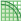

Recreate this plot in Python.
import os
import vtk, qt, ctk, slicer
import logging
from SegmentEditorEffects import *
import numpy as np
import math
import vtkSegmentationCorePython

class SegmentEditorEffect(AbstractScriptedSegmentEditorEffect):
  """This effect uses shrinkwrap, raycasting, remesh, and solidifying algorithms to filter the surface from the input segmentation"""

  def __init__(self, scriptedEffect):
    scriptedEffect.name = 'Wrap Solidify'
    scriptedEffect.perSegment = True # this effect operates on all segments at once (not on a single selected segment)
    AbstractScriptedSegmentEditorEffect.__init__(self, scriptedEffect)

    self.logic = WrapSolidifyLogic()
    self.logic.logCallback = self.addLog

  def clone(self):
    # It should not be necessary to modify this method
    import qSlicerSegmentationsEditorEffectsPythonQt as effects
    clonedEffect = effects.qSlicerSegmentEditorScriptedEffect(None)
    clonedEffect.setPythonSource(__file__.replace('\\','/'))
    return clonedEffect

  def icon(self):
    # It should not be necessary to modify this method
    iconPath = os.path.join(os.path.dirname(__file__), 'SegmentEditorEffect.png')
    if os.path.exists(iconPath):
      return qt.QIcon(iconPath)
    return qt.QIcon()

  def helpText(self):
    return """<html>Create a solid segment from the outer surface or an internal surface of a segment. It is using a combination of shrinkwrapping, projection and solidification algorithms.<br>
    For further information, license, disclaimers and possible research partnerships visit <a href="https://github.com/sebastianandress/Slicer-SurfaceWrapSolidify">this</a> github repository.
    </html>"""

  def activate(self):
    pass

  def deactivate(self):
    self.cleanup()
  
  def cleanup(self):
    pass

  def setupOptionsFrame(self):

    # Load widget from .ui file. This .ui file can be edited using Qt Designer
    # (Edit / Application Settings / Developer / Qt Designer -> launch).
    uiWidget = slicer.util.loadUI(os.path.join(os.path.dirname(__file__), "SegmentEditorEffect.ui"))
    self.scriptedEffect.addOptionsWidget(uiWidget)
    self.ui = slicer.util.childWidgetVariables(uiWidget)

    # Set scene in MRML widgets. Make sure that in Qt designer
    # "mrmlSceneChanged(vtkMRMLScene*)" signal in is connected to each MRML widget's.
    # "setMRMLScene(vtkMRMLScene*)" slot.
    uiWidget.setMRMLScene(slicer.mrmlScene)

    # Order of buttons in the buttongroup must be the same order as the corresponding
    # options in ARG_OPTIONS[].

    self.ui.regionGroup = qt.QButtonGroup()
    self.ui.regionGroup.addButton(self.ui.regionOuterSurfaceRadioButton)
    self.ui.regionGroup.addButton(self.ui.regionLargestCavityRadioButton)
    self.ui.regionGroup.addButton(self.ui.regionSegmentRadioButton)

    self.ui.shellOffsetDirectionGroup = qt.QButtonGroup()
    self.ui.shellOffsetDirectionGroup.addButton(self.ui.shellOffsetInsideRadioButton)
    self.ui.shellOffsetDirectionGroup.addButton(self.ui.shellOffsetOutsideRadioButton)

    self.ui.outputTypeGroup = qt.QButtonGroup()
    self.ui.outputTypeGroup.addButton(self.ui.outputSegmentRadioButton)
    self.ui.outputTypeGroup.addButton(self.ui.outputNewSegmentRadioButton)
    self.ui.outputTypeGroup.addButton(self.ui.outputModelRadioButton)

    # Widget to arguments mapping
    self.valueEditWidgets = {
      ARG_REGION: self.ui.regionGroup,
      ARG_REGION_SEGMENT_ID: self.ui.regionSegmentSelector,
      ARG_CARVE_HOLES_IN_OUTER_SURFACE: self.ui.carveHolesInOuterSurfaceCheckBox,
      ARG_CARVE_HOLES_IN_OUTER_SURFACE_DIAMETER: self.ui.carveHolesInOuterSurfaceDiameterSlider,
      ARG_SPLIT_CAVITIES: self.ui.splitCavitiesCheckBox,
      ARG_SPLIT_CAVITIES_DIAMETER: self.ui.splitCavitiesDiameterSlider,
      ARG_CREATE_SHELL: self.ui.createShellCheckBox,
      ARG_SHELL_THICKNESS: self.ui.shellThicknessSlider,
      ARG_SHELL_OFFSET_DIRECTION: self.ui.shellOffsetDirectionGroup,
      ARG_SHELL_PRESERVE_CRACKS: self.ui.shellPreserveCracksCheckBox,
      ARG_OUTPUT_TYPE: self.ui.outputTypeGroup,
      ARG_OUTPUT_MODEL_NODE: self.ui.outputModelNodeSelector,
      ARG_SMOOTHING_FACTOR: self.ui.smoothingFactorSlider,
      ARG_REMESH_OVERSAMPLING: self.ui.remeshOversamplingSlider,
      ARG_SHRINKWRAP_ITERATIONS: self.ui.iterationsSlider,
      ARG_SAVE_INTERMEDIATE_RESULTS: self.ui.saveIntermediateResultsCheckBox
    }

    # Add connections

    for argName, widget in self.valueEditWidgets.items():
      widgetClassName = widget.metaObject().getClassName()
      if widgetClassName=="qMRMLSliderWidget" or widgetClassName=="ctkSliderWidget":
        widget.connect("valueChanged(double)", self.updateMRMLFromGUI)
      elif widgetClassName=="QCheckBox":
        widget.connect("stateChanged(int)", self.updateMRMLFromGUI)
      elif widgetClassName=="qMRMLNodeComboBox":
        widget.connect("currentNodeChanged(vtkMRMLNode*)", self.updateMRMLFromGUI)
      elif widgetClassName=="QButtonGroup":
        widget.connect("buttonClicked(int)", self.updateMRMLFromGUI)
      elif widgetClassName=="qMRMLSegmentSelectorWidget":
        widget.connect("currentSegmentChanged(QString)", self.updateMRMLFromGUI)
      else:
        raise Exception("Unexpected widget class: {0}".format(widgetClassName))

    self.ui.applyButton.connect('clicked()', self.onApply)

  def createCursor(self, widget):
    return slicer.util.mainWindow().cursor

  def layoutChanged(self):
    pass

  def processInteractionEvents(self, callerInteractor, eventId, viewWidget):
    return False # For the sake of example

  def processViewNodeEvents(self, callerViewNode, eventId, viewWidget):
    pass # For the sake of example

  def setMRMLDefaults(self):
    for (argName, defaultValue) in ARG_DEFAULTS.items():
      self.scriptedEffect.setParameterDefault(argName, defaultValue)

  def updateGUIFromMRML(self):
    parameterNode = self.scriptedEffect.parameterSetNode()
    if not parameterNode:
      return

    # Update values in widgets
    for argName, widget in self.valueEditWidgets.items():
      widgetClassName = widget.metaObject().getClassName()
      oldBlockSignalsState = widget.blockSignals(True)
      if widgetClassName=="qMRMLSliderWidget" or widgetClassName=="ctkSliderWidget":
        widget.value = self.scriptedEffect.doubleParameter(argName)
      elif widgetClassName=="QCheckBox":
        widget.setChecked(self.scriptedEffect.parameter(argName)=='True')
      elif widgetClassName=="qMRMLNodeComboBox":
        widget.setCurrentNodeID(parameterNode.GetNodeReferenceID(argName))
      elif widgetClassName=="QButtonGroup":
        try:
          optionIndex = ARG_OPTIONS[argName].index(self.scriptedEffect.parameter(argName))
        except ValueError:
          optionIndex = 0
        widget.button(-2-optionIndex).setChecked(True)
      elif widgetClassName=="qMRMLSegmentSelectorWidget":
        segmentationNode = parameterNode.GetSegmentationNode()
        segmentId = self.scriptedEffect.parameter(argName)
        if widget.currentNode() != segmentationNode:
          widget.setCurrentNode(segmentationNode)
        widget.setCurrentSegmentID(segmentId)
      else:
        raise Exception("Unexpected widget class: {0}".format(widgetClassName))
      widget.blockSignals(oldBlockSignalsState)

    # Enable/disable dependent widgets
    carveHolesInOuterSurface = (self.scriptedEffect.parameter(ARG_CARVE_HOLES_IN_OUTER_SURFACE) == "True")
    splitCavities = (self.scriptedEffect.parameter(ARG_SPLIT_CAVITIES) == "True")
    createShell = (self.scriptedEffect.parameter(ARG_CREATE_SHELL) == "True")
    region = self.scriptedEffect.parameter(ARG_REGION)
    
    self.valueEditWidgets[ARG_CARVE_HOLES_IN_OUTER_SURFACE].enabled = (region == REGION_OUTER_SURFACE or region == REGION_LARGEST_CAVITY)
    self.valueEditWidgets[ARG_CARVE_HOLES_IN_OUTER_SURFACE_DIAMETER].enabled = (carveHolesInOuterSurface
      and self.valueEditWidgets[ARG_CARVE_HOLES_IN_OUTER_SURFACE].enabled)

    self.valueEditWidgets[ARG_SPLIT_CAVITIES].enabled = region == REGION_LARGEST_CAVITY
    self.valueEditWidgets[ARG_SPLIT_CAVITIES_DIAMETER].enabled = (splitCavities and self.valueEditWidgets[ARG_SPLIT_CAVITIES].enabled)

    self.valueEditWidgets[ARG_REGION_SEGMENT_ID].enabled = (region == REGION_SEGMENT)

    self.valueEditWidgets[ARG_SHELL_THICKNESS].enabled = createShell
    for widget in self.valueEditWidgets[ARG_SHELL_OFFSET_DIRECTION].buttons():
      widget.enabled = createShell
    self.valueEditWidgets[ARG_SHELL_PRESERVE_CRACKS].enabled = createShell

  def updateMRMLFromGUI(self):
    wasModified = self.scriptedEffect.parameterSetNode().StartModify()
    for argName, widget in self.valueEditWidgets.items():
      widgetClassName = widget.metaObject().getClassName()
      if widgetClassName=="qMRMLSliderWidget" or widgetClassName=="ctkSliderWidget":
        self.scriptedEffect.setParameter(argName, widget.value)
      elif widgetClassName=="QCheckBox":
        self.scriptedEffect.setParameter(argName, "True" if widget.isChecked() else "False")
      elif widgetClassName=="qMRMLNodeComboBox":
        self.scriptedEffect.parameterSetNode().SetNodeReferenceID(argName, widget.currentNodeID)
      elif widgetClassName=="QButtonGroup":
        optionName = ARG_OPTIONS[argName][-2-widget.checkedId()]
        self.scriptedEffect.setParameter(argName, optionName)
      elif widgetClassName=="qMRMLSegmentSelectorWidget":
        segmentationNode = self.scriptedEffect.parameterSetNode().GetSegmentationNode()
        if widget.currentNode() != segmentationNode:
          widget.setCurrentNode(segmentationNode)
        segmentId = widget.currentSegmentID()
        self.scriptedEffect.setParameter(argName, segmentId)
      else:
        raise Exception("Unexpected widget class: {0}".format(widgetClassName))
    self.scriptedEffect.parameterSetNode().EndModify(wasModified)

  def addLog(self, text):
    slicer.util.showStatusMessage(text)
    slicer.app.processEvents() # force update

  def onApply(self):

    if self.ui.applyButton.text == 'Cancel':
      self.logic.requestCancel()
      return

    self.scriptedEffect.saveStateForUndo()

    errorMessage = None
    self.ui.applyButton.text = 'Cancel'
    qt.QApplication.setOverrideCursor(qt.Qt.WaitCursor)
    try:
      # Set inputs
      self.logic.segmentationNode = self.scriptedEffect.parameterSetNode().GetSegmentationNode()
      self.logic.segmentId = currentSegmentId = self.scriptedEffect.parameterSetNode().GetSelectedSegmentID()
      self.logic.region = self.scriptedEffect.parameter(ARG_REGION)
      self.logic.regionSegmentId = self.scriptedEffect.parameter(ARG_REGION_SEGMENT_ID) if self.scriptedEffect.parameterDefined(ARG_REGION_SEGMENT_ID) else ""
      self.logic.carveHolesInOuterSurface = (self.scriptedEffect.parameter(ARG_CARVE_HOLES_IN_OUTER_SURFACE) == "True")
      self.logic.carveHolesInOuterSurfaceDiameter = self.scriptedEffect.doubleParameter(ARG_CARVE_HOLES_IN_OUTER_SURFACE_DIAMETER)
      self.logic.splitCavities = (self.scriptedEffect.parameter(ARG_SPLIT_CAVITIES) == "True")
      self.logic.splitCavitiesDiameter = self.scriptedEffect.doubleParameter(ARG_SPLIT_CAVITIES_DIAMETER)
      self.logic.createShell = (self.scriptedEffect.parameter(ARG_CREATE_SHELL) == "True")
      self.logic.shellThickness = self.scriptedEffect.doubleParameter(ARG_SHELL_THICKNESS)
      self.logic.shellOffsetDirection = self.scriptedEffect.parameter(ARG_SHELL_OFFSET_DIRECTION)
      self.logic.shellPreserveCracks = (self.scriptedEffect.parameter(ARG_SHELL_PRESERVE_CRACKS) == "True")
      self.logic.outputType = self.scriptedEffect.parameter(ARG_OUTPUT_TYPE)
      self.logic.outputModelNode = self.scriptedEffect.parameterSetNode().GetNodeReference(ARG_OUTPUT_MODEL_NODE)
      self.logic.remeshOversampling = self.scriptedEffect.doubleParameter(ARG_REMESH_OVERSAMPLING)
      self.logic.smoothingFactor = self.scriptedEffect.doubleParameter(ARG_SMOOTHING_FACTOR)
      self.logic.shrinkwrapIterations = self.scriptedEffect.integerParameter(ARG_SHRINKWRAP_ITERATIONS)
      self.logic.saveIntermediateResults = (self.scriptedEffect.parameter(ARG_SAVE_INTERMEDIATE_RESULTS) == "True")
      # Run the algorithm
      self.logic.applyWrapSolidify()
      # Save the output model node (a new model node may have been created in the logic)
      if self.logic.outputType == OUTPUT_MODEL:
        self.scriptedEffect.parameterSetNode().SetNodeReferenceID(ARG_OUTPUT_MODEL_NODE,
          self.logic.outputModelNode.GetID() if self.logic.outputModelNode else "")

    except Exception as e:
      import traceback
      traceback.print_exc()
      errorMessage = str(e)
    slicer.util.showStatusMessage("")
    self.ui.applyButton.text = 'Apply'
    qt.QApplication.restoreOverrideCursor()
    if errorMessage:
      slicer.util.errorDisplay("Wrap solidify failed: " + errorMessage)


class WrapSolidifyLogic(object):

  def __init__(self):
    self.logCallback = None
    self.cancelRequested = False

    # Inputs
    self.segmentationNode = None
    self.segmentId = None
    self.region = ARG_DEFAULTS[ARG_REGION]
    self.regionSegmentId = None
    self.carveHolesInOuterSurface = ARG_DEFAULTS[ARG_CARVE_HOLES_IN_OUTER_SURFACE]
    self.carveHolesInOuterSurfaceDiameter = ARG_DEFAULTS[ARG_CARVE_HOLES_IN_OUTER_SURFACE_DIAMETER]
    self.splitCavities = ARG_DEFAULTS[ARG_SPLIT_CAVITIES]
    self.splitCavitiesDiameter = ARG_DEFAULTS[ARG_SPLIT_CAVITIES_DIAMETER]
    self.createShell = ARG_DEFAULTS[ARG_CREATE_SHELL]
    self.shellThickness = ARG_DEFAULTS[ARG_SHELL_THICKNESS]
    self.shellOffsetDirection = ARG_DEFAULTS[ARG_SHELL_OFFSET_DIRECTION]
    self.shellPreserveCracks = ARG_DEFAULTS[ARG_SHELL_PRESERVE_CRACKS]
    self.outputType = ARG_DEFAULTS[ARG_OUTPUT_TYPE]
    self.outputModelNode = None
    self.remeshOversampling = ARG_DEFAULTS[ARG_REMESH_OVERSAMPLING]
    self.smoothingFactor = ARG_DEFAULTS[ARG_SMOOTHING_FACTOR]
    self.shrinkwrapIterations = ARG_DEFAULTS[ARG_SHRINKWRAP_ITERATIONS]
    self.saveIntermediateResults = ARG_DEFAULTS[ARG_SAVE_INTERMEDIATE_RESULTS]

    # Temporary variables
    self._inputPd = None
    self._inputSpacing = None

  def requestCancel(self):
    logging.info("User requested cancelling.")
    self.cancelRequested = True

  def _log(self, message):
    if self.logCallback:
      self.logCallback(message)

  def _checkCancelRequested(self):
    if self.cancelRequested:
      self.checkCancelRequested = False
      raise ValueError("Cancel requested")

  def applyWrapSolidify(self):
    """Applies the Shrinkwrap-Raycast-Shrinkwrap Filter, a surface filter, to the selected passed segment.
    """
    self.cancelRequested = False

    self.intermediateResultCounter = 0
    self.previousIntermediateResult = None

    try:
      self._log('Get input data...')
      self._updateInputPd()

      self._log('Create starting region...')
      regionPd = self._getInitialRegionPd()

      shrunkenPd = vtk.vtkPolyData()
      shrunkenPd.DeepCopy(self._shrinkWrap(regionPd))

      if self.region == REGION_LARGEST_CAVITY:
        self._log('Extract largest cavity...')
        shrunkenPd.DeepCopy(self._extractCavity(shrunkenPd))

      self._log('Smoothing...')
      shrunkenPd.DeepCopy(WrapSolidifyLogic._smoothPolydata(shrunkenPd, self.smoothingFactor))
      self._saveIntermediateResult("Smoothed", shrunkenPd)

      # Create shell
      if self.createShell:
        if self.shellPreserveCracks:
          self._checkCancelRequested()
          self._log('Shell - preserving cracks...')
          shrunkenPd.DeepCopy(self._shellPreserveCracks(shrunkenPd))
          self._saveIntermediateResult("ShellRemovedCaps", shrunkenPd)
        if self.shellThickness > 1e-6:
          self._checkCancelRequested()
          self._log('Shell - solidifying...')
          shrunkenPd.DeepCopy(self._shellSolidify(shrunkenPd, self.shellThickness, self.shellOffsetDirection))
          self._saveIntermediateResult("ShellSolidified", shrunkenPd)

      # Write output to target node
      self._log('Save result...')
      baseSegmentId = self.regionSegmentId if self.region == REGION_SEGMENT else self.segmentId
      if self.outputType == OUTPUT_SEGMENT:
        WrapSolidifyLogic._polydataToSegment(shrunkenPd, self.segmentationNode, baseSegmentId)
      elif self.outputType == OUTPUT_NEW_SEGMENT:
        WrapSolidifyLogic._polydataToNewSegment(shrunkenPd, self.segmentationNode, baseSegmentId)
      elif self.outputType == OUTPUT_MODEL:
        segment = self.segmentationNode.GetSegmentation().GetSegment(baseSegmentId)
        name = segment.GetName()
        color = segment.GetColor()
        if not self.outputModelNode:
          self.outputModelNode = slicer.modules.models.logic().AddModel(shrunkenPd)
          self.outputModelNode.SetName(name)
          self.outputModelNode.GetDisplayNode().SliceIntersectionVisibilityOn()
        else:
          self.outputModelNode.SetAndObservePolyData(shrunkenPd)
        self.outputModelNode.CreateDefaultDisplayNodes()
        self.outputModelNode.GetDisplayNode().SetColor(color)
      else:
        raise ValueError('Unknown output type: '+self.outputType)

    finally:
      self._cleanup()


  def _cleanup(self):
    if self.previousIntermediateResult:
      self.previousIntermediateResult.GetDisplayNode().SetVisibility(False)
    self._inputPd = None
    self._inputSpacing = None

  def _updateInputPd(self):

    segment = self.segmentationNode.GetSegmentation().GetSegment(self.segmentId)
    self._inputPd = vtk.vtkPolyData()

    # Get input polydata and input spacing
    if self.segmentationNode.GetSegmentation().GetMasterRepresentationName() == slicer.vtkSegmentationConverter().GetSegmentationBinaryLabelmapRepresentationName():
      # Master representation is binary labelmap
      # Reconvert to closed surface using chosen chosen smoothing factor
      originalSurfaceSmoothing = float(self.segmentationNode.GetSegmentation().GetConversionParameter(
        slicer.vtkBinaryLabelmapToClosedSurfaceConversionRule().GetSmoothingFactorParameterName()))
      if abs(originalSurfaceSmoothing-self.smoothingFactor) > 0.001:
        self.segmentationNode.GetSegmentation().SetConversionParameter(
          slicer.vtkBinaryLabelmapToClosedSurfaceConversionRule().GetSmoothingFactorParameterName(), str(self.smoothingFactor))
        # Force re-conversion
        self.segmentationNode.RemoveClosedSurfaceRepresentation()
      self.segmentationNode.CreateClosedSurfaceRepresentation()
      self.segmentationNode.GetClosedSurfaceRepresentation(self.segmentId, self._inputPd)
      if self._inputPd.GetNumberOfPoints() == 0:
        raise ValueError("Input segment closed surface representation is empty")
      # Get input spacing
      inputLabelmap = slicer.vtkOrientedImageData()
      self.segmentationNode.GetBinaryLabelmapRepresentation(self.segmentId, inputLabelmap)
      extent = inputLabelmap.GetExtent()
      if extent[0]>extent[1] or extent[2]>extent[3] or extent[4]>extent[5]:
        raise ValueError("Input segment labelmap representation is empty")
      self._inputSpacing = math.sqrt(np.sum(np.array(inputLabelmap.GetSpacing())**2))
    else:
      # Representation is already closed surface
      self.segmentationNode.CreateClosedSurfaceRepresentation()
      self.segmentationNode.GetClosedSurfaceRepresentation(self.segmentId, self._inputPd)
      # set spacing to have an approxmately 250^3 volume
      # this size is not too large for average computing hardware yet
      # it is sufficiently detailed for many applications
      preferredVolumeSizeInVoxels = 250 * 250 * 250
      bounds = np.zeros(6)
      self._inputPd.GetBounds(bounds)
      volumeSizeInMm3 = (bounds[1] - bounds[0]) * (bounds[3] - bounds[2]) * (bounds[5] - bounds[4])
      self._inputSpacing = pow(volumeSizeInMm3 / preferredVolumeSizeInVoxels, 1 / 3.)


  def _getInitialRegionPd(self):
    """Get initial shape that will be snapped to closest point of the input segment"""

    spacing = self._inputSpacing / self.remeshOversampling

    if self.carveHolesInOuterSurface:
      # Grow input polydata to close holes between outer surface and internal cavities.

      # It is less accurate but more robust to dilate labelmap than grow polydata.
      # Since accuracy is not important here, we dilate labelmap.
      # Convert to labelmap
      carveHolesInOuterSurfaceRadius = self.carveHolesInOuterSurfaceDiameter/2.0
      # add self.carveHolesInOuterSurfaceDiameter extra to bounds to ensure that the grown input still has an margin around
      inputLabelmap = WrapSolidifyLogic._polydataToLabelmap(self._inputPd, spacing, extraMarginToBounds=carveHolesInOuterSurfaceRadius)

      self._saveIntermediateResult("InitialRegionResampled", WrapSolidifyLogic._labelmapToPolydata(inputLabelmap, 1))

      # Dilate
      import vtkITK
      margin = vtkITK.vtkITKImageMargin()
      margin.SetInputData(inputLabelmap)
      margin.CalculateMarginInMMOn()
      margin.SetOuterMarginMM(carveHolesInOuterSurfaceRadius)
      margin.Update()
      # extendedInputLabelmap: 255 near original inputLabelmap voxels, 0 elsewhere
      extendedInputLabelmap = margin.GetOutput()
      self._saveIntermediateResult("InitialRegionGrown", WrapSolidifyLogic._labelmapToPolydata(extendedInputLabelmap, 255))

      # Region growing from a corner of the image
      seedPoints = vtk.vtkPoints()
      seedPoints.InsertNextPoint(inputLabelmap.GetOrigin()[0] + spacing / 2,
                                 inputLabelmap.GetOrigin()[1] + spacing / 2,
                                 inputLabelmap.GetOrigin()[2] + spacing / 2)
      seedScalars = vtk.vtkUnsignedCharArray()
      seedScalars.InsertNextValue(255)  # this will be the label value to the grown region
      seedData = vtk.vtkPolyData()
      seedData.SetPoints(seedPoints)
      seedData.GetPointData().SetScalars(seedScalars)

      regionGrowing = vtk.vtkImageConnectivityFilter()
      regionGrowing.SetSeedData(seedData)
      regionGrowing.SetScalarRange(-10, 10)
      regionGrowing.SetInputData(extendedInputLabelmap)
      regionGrowing.Update()

      # outsideObjectImage: 255 outside the object, 0 inside
      outsideObjectLabelmap = regionGrowing.GetOutput()

    # Cavity extraction and outer surface extraction starts from the same outer surface shrinkwrap
    if self.region == REGION_OUTER_SURFACE or self.region == REGION_LARGEST_CAVITY:
      if self.carveHolesInOuterSurface:
        # Convert back to polydata
        initialRegionPd = vtk.vtkPolyData()
        initialRegionPd.DeepCopy(WrapSolidifyLogic._labelmapToPolydata(outsideObjectLabelmap, 255))
      else:
        # create sphere that encloses entire segment content
        bounds = np.zeros(6)
        self._inputPd.GetBounds(bounds)
        diameters = np.array([bounds[1]-bounds[0],bounds[3]-bounds[2],bounds[5]-bounds[4]])
        maxRadius = max(diameters)/2.0
        sphereSource = vtk.vtkSphereSource()
        # to make sure the volume is fully included in the sphere, radius must be sqrt(2) times larger
        sphereSource.SetRadius(maxRadius*1.5)

        # Set resolution to be about one magnitude lower than the final resolution
        # (by creating an initial surface element for about every 100th final element).
        sphereSurfaceArea = 4 * math.pi * maxRadius*maxRadius
        voxelSurfaceArea = spacing * spacing
        numberOfSurfaceElements = sphereSurfaceArea/voxelSurfaceArea
        numberOfIinitialSphereSurfaceElements = numberOfSurfaceElements/100
        sphereResolution = math.sqrt(numberOfIinitialSphereSurfaceElements)
        # Set resolution to minimum 10
        sphereResolution = max(int(sphereResolution), 10)
        sphereSource.SetPhiResolution(sphereResolution)
        sphereSource.SetThetaResolution(sphereResolution)
        sphereSource.SetCenter((bounds[0]+bounds[1])/2.0, (bounds[2]+bounds[3])/2.0, (bounds[4]+bounds[5])/2.0)
        sphereSource.Update()
        initialRegionPd = sphereSource.GetOutput()
    elif self.region == REGION_SEGMENT:
      # create initial region from segment (that will be grown)
      if not self.regionSegmentId:
        raise ValueError("Region segment is not set")
      if self.regionSegmentId == self.segmentId:
        raise ValueError("Region segment cannot be the same segment as the current segment")
      initialRegionPd = vtk.vtkPolyData()
      self.segmentationNode.GetClosedSurfaceRepresentation(self.regionSegmentId, initialRegionPd)
      if not initialRegionPd or initialRegionPd.GetNumberOfPoints() == 0:
        raise ValueError("Region segment is empty")
      # initialRegionPd = self._remeshPolydata(initialRegionPd, self._inputSpacing*5.0)  # simplify the mesh
    else:
      raise ValueError("Invalid region: "+self.region)

    cleanPolyData = vtk.vtkCleanPolyData()
    cleanPolyData.SetInputData(initialRegionPd)
    cleanPolyData.Update()
    initialRegionPd = cleanPolyData.GetOutput()

    self._saveIntermediateResult("InitialRegion", initialRegionPd)
    return initialRegionPd


  def _shrinkWrap(self, regionPd):

    shrunkenPd = regionPd
    spacing = self._inputSpacing / self.remeshOversampling

    for iterationIndex in range(self.shrinkwrapIterations):

      # shrink
      self._checkCancelRequested()
      self._log('Shrinking %s/%s...' %(iterationIndex+1, self.shrinkwrapIterations))
      if shrunkenPd.GetNumberOfPoints()<=1 or self._inputPd.GetNumberOfPoints()<=1:
        # we must not feed empty polydata into vtkSmoothPolyDataFilter because it would crash the application
        raise ValueError("Mesh has become empty during shrink-wrap iterations")
      smoothFilter = vtk.vtkSmoothPolyDataFilter()
      smoothFilter.SetInputData(0, shrunkenPd)
      smoothFilter.SetInputData(1, self._inputPd)  # constrain smoothed points to the input surface
      smoothFilter.Update()
      shrunkenPd = vtk.vtkPolyData()
      shrunkenPd.DeepCopy(smoothFilter.GetOutput())
      self._saveIntermediateResult("Shrunken", shrunkenPd)

      # remesh
      self._checkCancelRequested()
      self._log('Remeshing %s/%s...' %(iterationIndex+1, self.shrinkwrapIterations))
      remeshedPd = WrapSolidifyLogic._remeshPolydata(shrunkenPd, spacing)
      shrunkenPd = vtk.vtkPolyData()
      shrunkenPd.DeepCopy(remeshedPd)
      self._saveIntermediateResult("Remeshed", shrunkenPd)

    return shrunkenPd

  def _extractCavity(self, shrunkenPd):

    spacing = self._inputSpacing / self.remeshOversampling
    outsideObjectLabelmap = WrapSolidifyLogic._polydataToLabelmap(shrunkenPd, spacing)  # 0=outside, 1=inside

    inputLabelmap = WrapSolidifyLogic._polydataToLabelmap(self._inputPd, referenceImage=outsideObjectLabelmap)

    if self.splitCavities:
      # It is less accurate but more robust to dilate labelmap than grow polydata.
      # Since accuracy is not important here, we dilate labelmap.
      splitCavitiesRadius = self.splitCavitiesDiameter / 2.0
      # Dilate
      import vtkITK
      margin = vtkITK.vtkITKImageMargin()
      margin.SetInputData(inputLabelmap)
      margin.CalculateMarginInMMOn()
      margin.SetOuterMarginMM(splitCavitiesRadius)
      margin.Update()
      # extendedInputLabelmap: 255 near original inputLabelmap voxels, 0 elsewhere
      extendedInputLabelmap = margin.GetOutput()
      self._saveIntermediateResult("SplitCavitiesGrown",
                                   WrapSolidifyLogic._labelmapToPolydata(extendedInputLabelmap, 255))
    else:
      extendedInputLabelmap = inputLabelmap

    outsideObjectLabelmapInverter = vtk.vtkImageThreshold()
    outsideObjectLabelmapInverter.SetInputData(outsideObjectLabelmap)
    outsideObjectLabelmapInverter.ThresholdByLower(0)
    outsideObjectLabelmapInverter.SetInValue(1)  # backgroundValue
    outsideObjectLabelmapInverter.SetOutValue(0)  # labelValue
    outsideObjectLabelmapInverter.SetOutputScalarType(outsideObjectLabelmap.GetScalarType())
    outsideObjectLabelmapInverter.Update()

    addImage = vtk.vtkImageMathematics()
    addImage.SetInput1Data(outsideObjectLabelmapInverter.GetOutput())
    addImage.SetInput2Data(extendedInputLabelmap)
    addImage.SetOperationToMax()
    addImage.Update()
    internalHolesLabelmap = addImage.GetOutput()
    # internal holes are 0, elsewhere >=1
    self._saveIntermediateResult("SplitCavitiesAll", WrapSolidifyLogic._labelmapToPolydata(internalHolesLabelmap, 0))

    # Find largest internal hole
    largestHoleExtract = vtk.vtkImageConnectivityFilter()
    largestHoleExtract.SetScalarRange(-0.5, 0.5)
    largestHoleExtract.SetInputData(internalHolesLabelmap)
    largestHoleExtract.SetExtractionModeToLargestRegion()
    largestHoleExtract.Update()
    largestHolesLabelmap = largestHoleExtract.GetOutput()

    # Convert back to polydata
    initialRegionPd = vtk.vtkPolyData()
    initialRegionPd.DeepCopy(WrapSolidifyLogic._labelmapToPolydata(largestHolesLabelmap, 0))
    self._saveIntermediateResult("SplitCavitiesLargest", initialRegionPd)

    if self.splitCavities:
      return self._shrinkWrap(initialRegionPd)
    else:
      return initialRegionPd

  @staticmethod
  def _polydataToSegment(polydata, segmentationNode, segmentID):
    # Get existing representations
    segmentation = segmentationNode.GetSegmentation()
    masterRepresentationName = segmentationNode.GetSegmentation().GetMasterRepresentationName()
    representationNames = []
    segmentation.GetContainedRepresentationNames(representationNames)
    # Update
    slicer.vtkSlicerSegmentationsModuleLogic.ClearSegment(segmentationNode, segmentID)
    wasModified = segmentationNode.StartModify()
    segment = segmentation.GetSegment(segmentID)
    segment.RemoveAllRepresentations()
    segment.AddRepresentation(vtkSegmentationCorePython.vtkSegmentationConverter.GetSegmentationClosedSurfaceRepresentationName(), polydata)
    segmentation.CreateRepresentation(masterRepresentationName)
    for representationName in representationNames:
      if representationName:
        # already converted
        continue
      segmentation.CreateRepresentation(representationName)
    segmentationNode.EndModify(wasModified)

  @staticmethod
  def _polydataToNewSegment(polydata, segmentationNode, segmentID):
    segmentation = segmentationNode.GetSegmentation()
    baseSegment = segmentation.GetSegment(segmentID)
    segment = slicer.vtkSegment()
    segment.SetName(baseSegment.GetName() + "_solid")
    segment.AddRepresentation(vtkSegmentationCorePython.vtkSegmentationConverter.GetSegmentationClosedSurfaceRepresentationName(), polydata)
    segmentation.AddSegment(segment)

  def _saveIntermediateResult(self, name, polydata, color=None):
    if not self.saveIntermediateResults:
      return

    # Show the last intermediate result only, hide previous
    if self.previousIntermediateResult:
      self.previousIntermediateResult.GetDisplayNode().SetVisibility(False)

    polyDataCopy = vtk.vtkPolyData()
    polyDataCopy.DeepCopy(polydata)
    outputModel = slicer.modules.models.logic().AddModel(polyDataCopy)
    outputModel.SetName("WrapSolidify-{0}-{1}".format(self.intermediateResultCounter, name))
    self.intermediateResultCounter += 1
    outputModel.GetDisplayNode().SliceIntersectionVisibilityOn()
    outputModel.GetDisplayNode().SetEdgeVisibility(True)
    outputModel.GetDisplayNode().SetBackfaceCulling(False)
    if color:
      outputModel.GetDisplayNode().SetColor(color)
    else:
      outputModel.GetDisplayNode().SetColor(1.0,1.0,0)
    self.previousIntermediateResult = outputModel

  @staticmethod
  def _polydataToLabelmap(polydata, spacing = 1.0, extraMarginToBounds = 0, referenceImage = None):

    binaryLabelmap = vtk.vtkImageData()

    if referenceImage:
      origin = referenceImage.GetOrigin()
      spacing3 = referenceImage.GetSpacing()
      extent = referenceImage.GetExtent()
    else:
      bounds = [0.0, 0.0, 0.0, 0.0, 0.0, 0.0]
      polydata.GetBounds(bounds)
      bounds[0] -= extraMarginToBounds
      bounds[2] -= extraMarginToBounds
      bounds[4] -= extraMarginToBounds
      bounds[1] += extraMarginToBounds
      bounds[3] += extraMarginToBounds
      bounds[5] += extraMarginToBounds

      spacing3 = np.ones(3) * spacing
      dim = [0, 0, 0]
      for i in range(3):
        # Add 3 to the dimensions to have at least 1 voxel thickness and 1 voxel margin on both sides
        dim[i] = int(math.ceil((bounds[i * 2 + 1] - bounds[i * 2]) / spacing3[i])) + 3

      # Subtract one spacing to ensure there is a margin
      origin = [
        bounds[0] - spacing3[0],
        bounds[2] - spacing3[1],
        bounds[4] - spacing3[2]]

      extent = [0, dim[0] - 1, 0, dim[1] - 1, 0, dim[2] - 1]

    binaryLabelmap.SetOrigin(origin)
    binaryLabelmap.SetSpacing(spacing3)
    binaryLabelmap.SetExtent(extent)

    binaryLabelmap.AllocateScalars(vtk.VTK_UNSIGNED_CHAR, 1)
    binaryLabelmap.GetPointData().GetScalars().Fill(0)

    pol2stenc = vtk.vtkPolyDataToImageStencil()
    pol2stenc.SetInputData(polydata)
    pol2stenc.SetOutputOrigin(origin)
    pol2stenc.SetOutputSpacing(spacing3)
    pol2stenc.SetOutputWholeExtent(binaryLabelmap.GetExtent())

    imgstenc = vtk.vtkImageStencil()
    imgstenc.SetInputData(binaryLabelmap)
    imgstenc.SetStencilConnection(pol2stenc.GetOutputPort())
    imgstenc.ReverseStencilOn()
    imgstenc.SetBackgroundValue(1)
    imgstenc.Update()

    return imgstenc.GetOutput()

  @staticmethod
  def _labelmapToPolydata(labelmap, value=1):
    discreteCubes = vtk.vtkDiscreteMarchingCubes()
    discreteCubes.SetInputData(labelmap)
    discreteCubes.SetValue(0, value)

    reverse = vtk.vtkReverseSense()
    reverse.SetInputConnection(discreteCubes.GetOutputPort())
    reverse.ReverseCellsOn()
    reverse.ReverseNormalsOn()
    reverse.Update()

    return reverse.GetOutput()

  @staticmethod
  def _remeshPolydata(polydata, spacing):
    labelmap = WrapSolidifyLogic._polydataToLabelmap(polydata, spacing)
    return WrapSolidifyLogic._labelmapToPolydata(labelmap)

  @staticmethod
  def _smoothPolydata(polydata, smoothingFactor):
    passBand = pow(10.0, -4.0 * smoothingFactor)
    smootherSinc = vtk.vtkWindowedSincPolyDataFilter()
    smootherSinc.SetInputData(polydata)
    smootherSinc.SetNumberOfIterations(20)
    smootherSinc.FeatureEdgeSmoothingOff()
    smootherSinc.BoundarySmoothingOff()
    smootherSinc.NonManifoldSmoothingOn()
    smootherSinc.NormalizeCoordinatesOn()
    smootherSinc.Update()
    return smootherSinc.GetOutput()


  def _shellPreserveCracks(self, shrunkenPd):
    """Remove cells of the mesh that are far from the original surface"""

    # Cells that are far from the input mesh will be removed from this
    shrunkenPdWithCracks = vtk.vtkPolyData()
    shrunkenPdWithCracks.DeepCopy(shrunkenPd)
    shrunkenPdWithCracks.BuildLinks()

    # Measure distance from input mesh
    implicitDistance = vtk.vtkImplicitPolyDataDistance()
    implicitDistance.SetInput(self._inputPd)

    # Determine cutoff distance
    spacing = self._inputSpacing / self.remeshOversampling
    maxDistance = 0.9 * spacing  # 0.9 because it is a bit more than half diameter of a cube (0.5*sqrt(3))

    numberOfCells = shrunkenPdWithCracks.GetNumberOfCells() 
    for c in range(numberOfCells):
      cell = shrunkenPdWithCracks.GetCell(c)
      points = cell.GetPoints()
      for p in range(points.GetNumberOfPoints()):
        point = points.GetPoint(p)
        distance = implicitDistance.EvaluateFunction(point)  # TODO: check if cell locator is faster
        if abs(distance) > maxDistance:
          shrunkenPdWithCracks.DeleteCell(c)
          break
    shrunkenPdWithCracks.RemoveDeletedCells()

    return shrunkenPdWithCracks

  @staticmethod
  def _shellSolidify(surfacePd, shellThickness, shellOffsetDirection):
    """Create a thick shell from a surface by extruding in surface normal direction"""

    # remove double vertices
    cleanPolyData = vtk.vtkCleanPolyData()
    cleanPolyData.SetInputData(surfacePd)

    # create normals
    normals = vtk.vtkPolyDataNormals()
    normals.SetComputeCellNormals(1)
    normals.SetInputConnection(cleanPolyData.GetOutputPort())
    normals.SplittingOff()
    if shellOffsetDirection == SHELL_OFFSET_OUTSIDE:
      normals.FlipNormalsOn()
    normals.Update()

    surfacePd = vtk.vtkPolyData()
    surfacePd.DeepCopy(normals.GetOutput())
    numberOfPoints = surfacePd.GetNumberOfPoints()

    # get boundary edges, used later
    featureEdges = vtk.vtkFeatureEdges()
    featureEdges.BoundaryEdgesOn()
    featureEdges.ColoringOff()
    featureEdges.FeatureEdgesOff()
    featureEdges.NonManifoldEdgesOff()
    featureEdges.ManifoldEdgesOff()
    featureEdges.SetInputData(normals.GetOutput())
    featureEdges.Update()

    addingPoints = []
    addingPolys = []

    allNormalsArray = surfacePd.GetCellData().GetArray('Normals')

    for pointID in range(numberOfPoints):
      cellIDs = vtk.vtkIdList()
      surfacePd.GetPointCells(pointID, cellIDs)
      normalsArray = []

      # ilterate through all cells/faces which contain point
      for i in range(cellIDs.GetNumberOfIds()):
        n = allNormalsArray.GetTuple3(cellIDs.GetId(i))
        normalsArray.append(np.array(n))

      # calculate position of new vert
      dir_vec = np.zeros(3)

      for n in normalsArray:
        dir_vec = dir_vec + np.array(n)

      dir_vec_norm = dir_vec / np.linalg.norm(dir_vec)
      proj_length = np.dot(dir_vec_norm, np.array(normalsArray[0]))
      dir_vec_finallenght = dir_vec_norm * proj_length
      vertex_neu = np.array(surfacePd.GetPoint(pointID)) + (dir_vec_finallenght * shellThickness)

      # append point
      addingPoints.append(vertex_neu)

    for cellID in range(surfacePd.GetNumberOfCells()):
      pointIDs = vtk.vtkIdList()
      surfacePd.GetCellPoints(cellID, pointIDs)

      newPointIDs = vtk.vtkIdList()
      for i in reversed(range(pointIDs.GetNumberOfIds())):
        newPointIDs.InsertNextId(int(pointIDs.GetId(i) + numberOfPoints))

      addingPolys.append(newPointIDs)

    doubleSurfacePoints = vtk.vtkPoints()
    doubleSurfacePolys = vtk.vtkCellArray()

    doubleSurfacePoints.DeepCopy(surfacePd.GetPoints())
    doubleSurfacePolys.DeepCopy(surfacePd.GetPolys())

    for p in addingPoints:
      doubleSurfacePoints.InsertNextPoint(p)
    for p in addingPolys:
      doubleSurfacePolys.InsertNextCell(p)

    doubleSurfacePD = vtk.vtkPolyData()
    doubleSurfacePD.SetPoints(doubleSurfacePoints)
    doubleSurfacePD.SetPolys(doubleSurfacePolys)

    # add faces to boundary edges
    mergePoints = vtk.vtkMergePoints()
    mergePoints.InitPointInsertion(doubleSurfacePD.GetPoints(), doubleSurfacePD.GetBounds())
    mergePoints.SetDataSet(doubleSurfacePD)
    mergePoints.BuildLocator()

    manifoldPolys = vtk.vtkCellArray()
    manifoldPolys.DeepCopy(doubleSurfacePD.GetPolys())
    manifoldPoints = vtk.vtkPoints()
    manifoldPoints.DeepCopy(doubleSurfacePD.GetPoints())

    for e in range(featureEdges.GetOutput().GetNumberOfCells()):
      pointIDs = vtk.vtkIdList()
      featureEdges.GetOutput().GetCellPoints(e, pointIDs)
      if pointIDs.GetNumberOfIds() == 2: # -> Edge
        matchingPointIDs = []
        newPointIDs = vtk.vtkIdList()
        for p in range(2):
          matchingPointIDs.append(mergePoints.IsInsertedPoint(featureEdges.GetOutput().GetPoint(pointIDs.GetId(p))))
        if not (-1) in matchingPointIDs: # edge vertex not found in original pd, should not happen
          newPointIDs.InsertNextId(matchingPointIDs[1])
          newPointIDs.InsertNextId(matchingPointIDs[0])
          newPointIDs.InsertNextId(matchingPointIDs[0]+numberOfPoints)
          newPointIDs.InsertNextId(matchingPointIDs[1]+numberOfPoints)
          manifoldPolys.InsertNextCell(newPointIDs)

    manifoldPD = vtk.vtkPolyData()
    manifoldPD.SetPoints(manifoldPoints)
    manifoldPD.SetPolys(manifoldPolys)

    triangleFilter = vtk.vtkTriangleFilter()
    triangleFilter.SetInputData(manifoldPD)

    # Compute normals to make the result look smooth
    normals = vtk.vtkPolyDataNormals()
    normals.SetInputConnection(triangleFilter.GetOutputPort())
    normals.Update()

    return normals.GetOutput()


ARG_DEFAULTS = {}
ARG_OPTIONS = {}

ARG_REGION = 'region'
REGION_OUTER_SURFACE = 'outerSurface'
REGION_LARGEST_CAVITY = 'largestCavity'
REGION_SEGMENT = 'segment'
ARG_OPTIONS[ARG_REGION] = [REGION_OUTER_SURFACE, REGION_LARGEST_CAVITY, REGION_SEGMENT]
ARG_DEFAULTS[ARG_REGION] = REGION_OUTER_SURFACE

ARG_REGION_SEGMENT_ID = 'regionSegmentID'
ARG_DEFAULTS[ARG_REGION_SEGMENT_ID] = ''

ARG_CARVE_HOLES_IN_OUTER_SURFACE = 'carveHolesInOuterSurface'
ARG_DEFAULTS[ARG_CARVE_HOLES_IN_OUTER_SURFACE] = False

ARG_CARVE_HOLES_IN_OUTER_SURFACE_DIAMETER = 'carveHolesInOuterSurfaceDiameter'
ARG_DEFAULTS[ARG_CARVE_HOLES_IN_OUTER_SURFACE_DIAMETER] = 10.0

ARG_SPLIT_CAVITIES = 'splitCavities'
ARG_DEFAULTS[ARG_SPLIT_CAVITIES] = False

ARG_SPLIT_CAVITIES_DIAMETER = 'splitCavitiesDiameter'
ARG_DEFAULTS[ARG_SPLIT_CAVITIES_DIAMETER] = 5

ARG_CREATE_SHELL = 'createShell'
ARG_DEFAULTS[ARG_CREATE_SHELL] = False

ARG_SHELL_THICKNESS = 'shellThickness'
ARG_DEFAULTS[ARG_SHELL_THICKNESS] = 1.5

ARG_SHELL_OFFSET_DIRECTION = 'shellOffsetDirection'
SHELL_OFFSET_INSIDE = 'inside'
SHELL_OFFSET_OUTSIDE = 'outside'
ARG_OPTIONS[ARG_SHELL_OFFSET_DIRECTION] = [SHELL_OFFSET_INSIDE, SHELL_OFFSET_OUTSIDE]
ARG_DEFAULTS[ARG_SHELL_OFFSET_DIRECTION] = SHELL_OFFSET_INSIDE

ARG_SHELL_PRESERVE_CRACKS = 'preserveCracks'
ARG_DEFAULTS[ARG_SHELL_PRESERVE_CRACKS] = True

ARG_OUTPUT_TYPE = 'outputType'
OUTPUT_SEGMENT = 'segment'
OUTPUT_NEW_SEGMENT = 'newSegment'
OUTPUT_MODEL = 'model'
ARG_OPTIONS[ARG_OUTPUT_TYPE] = [OUTPUT_SEGMENT, OUTPUT_NEW_SEGMENT, OUTPUT_MODEL]
ARG_DEFAULTS[ARG_OUTPUT_TYPE] = OUTPUT_SEGMENT

ARG_OUTPUT_MODEL_NODE = 'WrapSolidify.OutputModelNodeID'

ARG_REMESH_OVERSAMPLING = 'remeshOversampling'
ARG_DEFAULTS[ARG_REMESH_OVERSAMPLING] = 1.5  # 1.5x oversampling by default

ARG_SMOOTHING_FACTOR = 'smoothingFactor'
ARG_DEFAULTS[ARG_SMOOTHING_FACTOR] = 0.2

ARG_SHRINKWRAP_ITERATIONS = 'shrinkwrapIterations'
ARG_DEFAULTS[ARG_SHRINKWRAP_ITERATIONS] = 6

ARG_SAVE_INTERMEDIATE_RESULTS = 'saveIntermediateResults'
ARG_DEFAULTS[ARG_SAVE_INTERMEDIATE_RESULTS] = False
